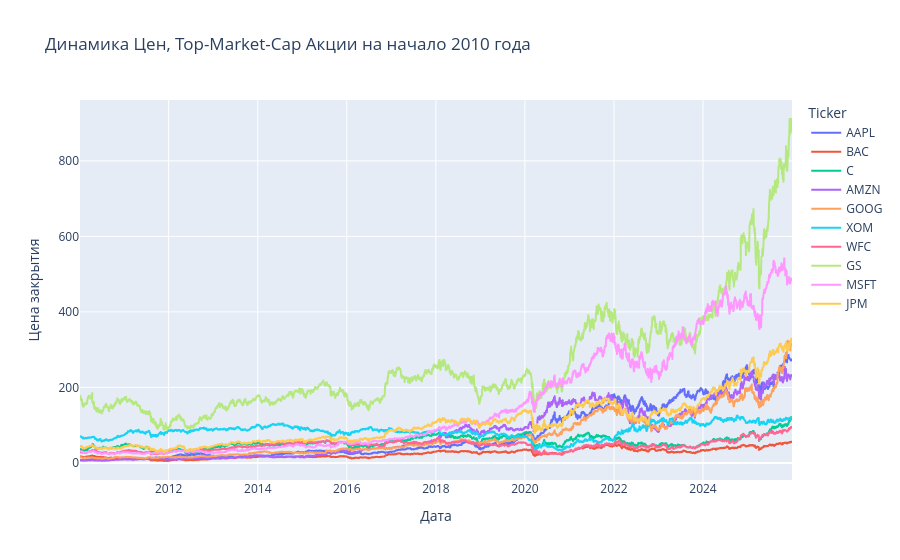

The notebook cell this image was saved under:
### Markdown cell above
Посмотрим на график сырой цены:

### Code cell
assert ohlcv_top_not_adj is not None
close_raw = ohlcv_top_not_adj.Close[top_tickers]  # в порядке убывания по ликвидности

fig = px.line(close_raw, title="Динамика Цен, Top-Market-Cap Акции на начало 2010 года")
fig.update_layout(xaxis={'title': {'text': "Дата"}}, yaxis={'title': {'text': "Цена закрытия"}})
fig.show()

### Figure 1 — Plotly figure (JSON) as saved in the notebook; plotly's stock layout.template omitted (floating-point values rounded to 4 significant figures; data arrays with more than 128 entries replaced by an {"elided": "..."} marker saying what was removed)
{"data": [{"hovertemplate": "Ticker=AAPL<br>Date=%{x}<br>value=%{y}<extra></extra>", "legendgroup": "AAPL", "line": {"color": "#636efa", "dash": "solid"}, "marker": {"symbol": "circle"}, "mode": "lines", "name": "AAPL", "showlegend": true, "type": "scattergl", "x": {"elided": "4024 str values"}, "xaxis": "x", "y": {"elided": "4024 float values"}, "yaxis": "y"}, {"hovertemplate": "Ticker=BAC<br>Date=%{x}<br>value=%{y}<extra></extra>", "legendgroup": "BAC", "line": {"color": "#EF553B", "dash": "solid"}, "marker": {"symbol": "circle"}, "mode": "lines", "name": "BAC", "showlegend": true, "type": "scattergl", "x": {"elided": "4024 str values"}, "xaxis": "x", "y": {"elided": "4024 float values"}, "yaxis": "y"}, {"hovertemplate": "Ticker=C<br>Date=%{x}<br>value=%{y}<extra></extra>", "legendgroup": "C", "line": {"color": "#00cc96", "dash": "solid"}, "marker": {"symbol": "circle"}, "mode": "lines", "name": "C", "showlegend": true, "type": "scattergl", "x": {"elided": "4024 str values"}, "xaxis": "x", "y": {"elided": "4024 float values"}, "yaxis": "y"}, {"hovertemplate": "Ticker=AMZN<br>Date=%{x}<br>value=%{y}<extra></extra>", "legendgroup": "AMZN", "line": {"color": "#ab63fa", "dash": "solid"}, "marker": {"symbol": "circle"}, "mode": "lines", "name": "AMZN", "showlegend": true, "type": "scattergl", "x": {"elided": "4024 str values"}, "xaxis": "x", "y": {"elided": "4024 float values"}, "yaxis": "y"}, {"hovertemplate": "Ticker=GOOG<br>Date=%{x}<br>value=%{y}<extra></extra>", "legendgroup": "GOOG", "line": {"color": "#FFA15A", "dash": "solid"}, "marker": {"symbol": "circle"}, "mode": "lines", "name": "GOOG", "showlegend": true, "type": "scattergl", "x": {"elided": "4024 str values"}, "xaxis": "x", "y": {"elided": "4024 float values"}, "yaxis": "y"}, {"hovertemplate": "Ticker=XOM<br>Date=%{x}<br>value=%{y}<extra></extra>", "legendgroup": "XOM", "line": {"color": "#19d3f3", "dash": "solid"}, "marker": {"symbol": "circle"}, "mode": "lines", "name": "XOM", "showlegend": true, "type": "scattergl", "x": {"elided": "4024 str values"}, "xaxis": "x", "y": {"elided": "4024 float values"}, "yaxis": "y"}, {"hovertemplate": "Ticker=WFC<br>Date=%{x}<br>value=%{y}<extra></extra>", "legendgroup": "WFC", "line": {"color": "#FF6692", "dash": "solid"}, "marker": {"symbol": "circle"}, "mode": "lines", "name": "WFC", "showlegend": true, "type": "scattergl", "x": {"elided": "4024 str values"}, "xaxis": "x", "y": {"elided": "4024 float values"}, "yaxis": "y"}, {"hovertemplate": "Ticker=GS<br>Date=%{x}<br>value=%{y}<extra></extra>", "legendgroup": "GS", "line": {"color": "#B6E880", "dash": "solid"}, "marker": {"symbol": "circle"}, "mode": "lines", "name": "GS", "showlegend": true, "type": "scattergl", "x": {"elided": "4024 str values"}, "xaxis": "x", "y": {"elided": "4024 float values"}, "yaxis": "y"}, {"hovertemplate": "Ticker=MSFT<br>Date=%{x}<br>value=%{y}<extra></extra>", "legendgroup": "MSFT", "line": {"color": "#FF97FF", "dash": "solid"}, "marker": {"symbol": "circle"}, "mode": "lines", "name": "MSFT", "showlegend": true, "type": "scattergl", "x": {"elided": "4024 str values"}, "xaxis": "x", "y": {"elided": "4024 float values"}, "yaxis": "y"}, {"hovertemplate": "Ticker=JPM<br>Date=%{x}<br>value=%{y}<extra></extra>", "legendgroup": "JPM", "line": {"color": "#FECB52", "dash": "solid"}, "marker": {"symbol": "circle"}, "mode": "lines", "name": "JPM", "showlegend": true, "type": "scattergl", "x": {"elided": "4024 str values"}, "xaxis": "x", "y": {"elided": "4024 float values"}, "yaxis": "y"}], "layout": {"legend": {"title": {"text": "Ticker"}, "tracegroupgap": 0}, "title": {"text": "Динамика Цен, Top-Market-Cap Акции на начало 2010 года"}, "xaxis": {"anchor": "y", "domain": [0, 1], "title": {"text": "Дата"}}, "yaxis": {"anchor": "x", "domain": [0, 1], "title": {"text": "Цена закрытия"}}}}
